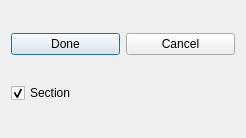
<?xml version="1.0" encoding="UTF-8"?>
<ui version="4.0">
 <class>Dialog</class>
 <widget class="QDialog" name="Dialog">
  <property name="geometry">
   <rect>
    <x>0</x>
    <y>0</y>
    <width>246</width>
    <height>138</height>
   </rect>
  </property>
  <property name="windowTitle">
   <string>Match Property</string>
  </property>
  <layout class="QVBoxLayout" name="verticalLayout">
   <item>
    <layout class="QHBoxLayout" name="horizontalLayout">
     <item>
      <widget class="QPushButton" name="done_pushbutton">
       <property name="text">
        <string>Done</string>
       </property>
       <property name="icon">
        <iconset resource="../../civiltools.qrc">
         <normaloff>:/civiltools/images/tick.svg</normaloff>:/civiltools/images/tick.svg</iconset>
       </property>
       <property name="iconSize">
        <size>
         <width>60</width>
         <height>60</height>
        </size>
       </property>
      </widget>
     </item>
     <item>
      <widget class="QPushButton" name="cancel_pushbutton">
       <property name="text">
        <string>Cancel</string>
       </property>
       <property name="icon">
        <iconset resource="../../civiltools.qrc">
         <normaloff>:/civiltools/images/cancel.svg</normaloff>:/civiltools/images/cancel.svg</iconset>
       </property>
       <property name="iconSize">
        <size>
         <width>60</width>
         <height>60</height>
        </size>
       </property>
      </widget>
     </item>
    </layout>
   </item>
   <item>
    <widget class="QCheckBox" name="frame_section">
     <property name="text">
      <string>Section</string>
     </property>
     <property name="checked">
      <bool>true</bool>
     </property>
    </widget>
   </item>
  </layout>
 </widget>
 <resources>
  <include location="../../civiltools.qrc"/>
 </resources>
 <connections/>
</ui>
